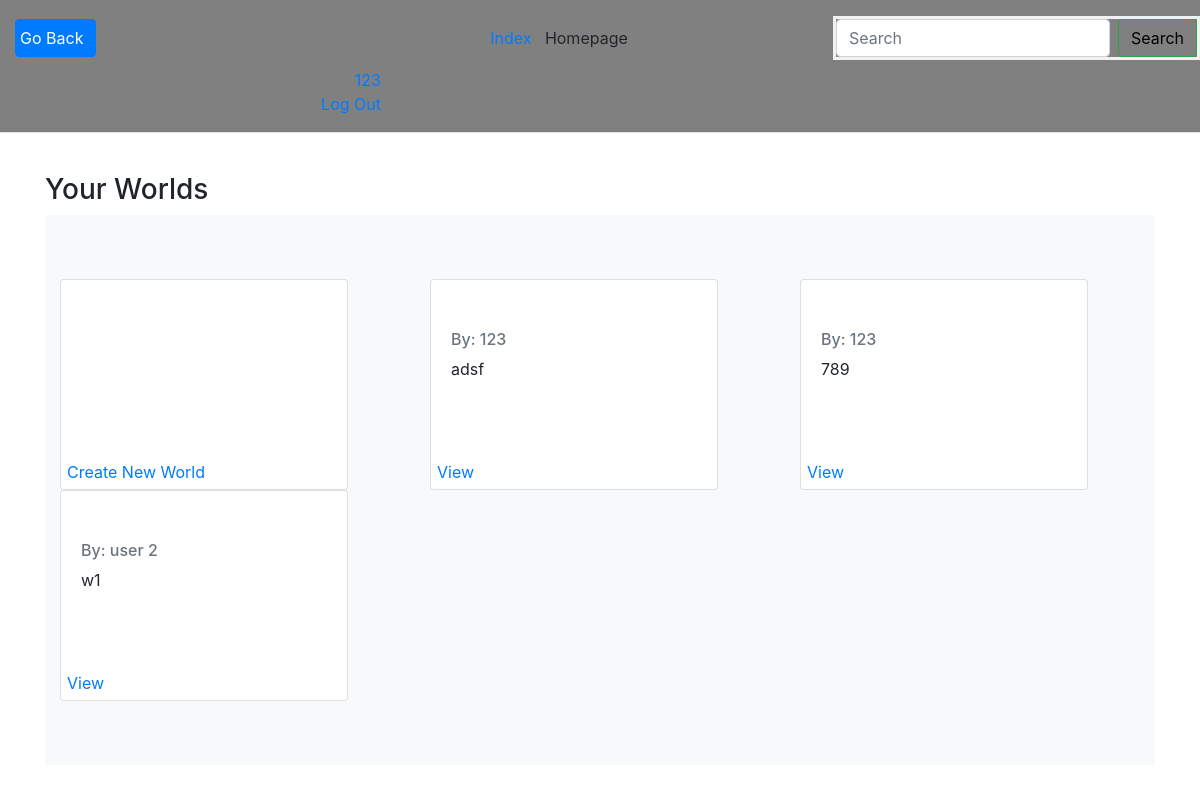
The page / (signed in) on the database its author committed.
### app.py (models this page shows)
class User(UserMixin, db.Model):
    __tablename__ = 'users'
    id = db.Column(db.Integer, primary_key=True)
    username = db.Column(db.String(80), unique=True, nullable=False)
    password = db.Column(db.String(80), nullable=False)
    email = db.Column(db.String(120), unique=True, nullable=False)
    created_worlds = db.relationship("World", backref='creator')
    created_characters = db.relationship("Characters", backref='creator')
    created_locations = db.relationship("Locations", backref='creator')
    created_notes = db.relationship("Notes", backref='creator')

class World(db.Model):
    __tablename__ = 'worlds'
    id = db.Column(db.Integer, primary_key=True)
    name = db.Column(db.String(24), nullable=False)
    description = db.Column(db.String(500))
    creator_id = db.Column(db.Integer, ForeignKey('users.id'), nullable=False)

### app.py (the view)
@app.route("/")
def index():
    if not session.get("user_name"):
        flash('Please log in to continue to your World Page.')
        return redirect(url_for('login'))
    username = session.get("user_name")
    user_id = session.get("id")
    worlds = World.query.filter_by(creator_id=user_id).all()
    connected_worlds = User_world_connector.query.filter_by(user_id=user_id).all()
    if connected_worlds != None:
        for world in connected_worlds:
            connected_world = World.query.filter_by(id=world.world_id).first()
            if connected_world not in worlds:
                worlds.append(connected_world)
    return render_template("index.html", worlds=worlds)

### app.py (called while the page is built)
@login.user_loader
def load_user(id):
    return User.query.get(int(id))

### templates/index.html (shortened to what this page needs)
{% extends "header.html" %}
{% block header %}
Homepage
{% endblock %}
{% block body %}
<main role="main" class="container">
    <div class="title"><h3>Your Worlds</h3></div>
    <div class="album py-5 bg-light" id="worlds">
        <div class="container" id="world_list">
            <div class="row">
                <div class="col-md-4" id="card_col">
                    <div class="card" style="width: 18rem;" id="new_card">
                      <div class="card-body">
                        <h5 class="card-title">New World</h5>
                        <a href="{{ url_for('new_world') }}" class="card-link">Create New World</a>
                      </div>
                    </div>
                </div>
                {% if worlds %}
                    {% for world in worlds %}
                        <div class="col-md-4" id="card_col">
                            <div class="card" style="width: 18rem;">
                                <div class="card-body" id="world_card">
                                    <h5 class="card-title">{{ world.name }}</h5>
                                    <h6 class="card-subtitle mb-2 text-muted">By: {{ world.creator.username }}</h6>
                                    <p class="card-text">{{ world.description }}</p>
                                    <a href="{{ url_for('world', world_id=world.id) }}" class="card-link">View</a>
                                </div>
                            </div>
                        </div>
                    {% endfor %}
                {% endif %}
            </div>
        </div>
    </div>
</main>
{% endblock %}

### templates/header.html (shortened to what this page needs)
<!DOCTYPE html>
<html lang="en">
    <head>
        <link rel="stylesheet" type="text/css" href="{{ url_for('static',filename='styles/stylesheet.css') }}">
        <link rel="stylesheet" href="https://stackpath.bootstrapcdn.com/bootstrap/4.3.1/css/bootstrap.min.css">
    </head>
    <body>
        <div class="d-flex flex-wrap align-items-center justify-content-center justify-content-md-between py-3 mb-4 border-bottom" id="stickyHeader">
            <div class="d-flex align-items-center col-md-3 mb-2 mb-md-0 text-dark text-decoration-none">
                <button class="btn btn-primary" onclick="goBack()" id="back_button">Go Back</button>
            </div>
            <ul class="nav col-12 col-md-auto mb-2 justify-content-center mb-md-0" id="title"><a href="{{ url_for('index') }}">Index</a>&nbsp;&nbsp;{% block header %}{% endblock header %}</ul>
            <form class="form-inline my-2 my-lg-0" method="GET" action="{{ url_for('search') }}">
                <input class="form-control mr-sm-2" type="search" name="search" placeholder="Search" aria-label="Search">
                <button class="btn btn-outline-success my-2 my-sm-0" id="search_button" type="submit">Search</button>
            </form>
            <div class="col-md-4 text-end" id="profile_buttons">
                {% if current_user.is_anonymous %}
                    <a href="/login" class="btn btn-primary">Login</a>
                {% else %}
                    <div class="col-sm"><a href="{{ url_for('profile', user_id=current_user.id) }}">{{ current_user.username }}</a></div>
                {% endif %}
                <div class="col-sm">
                    <a href="/logout">Log Out</a>
                </div>
            </div>
        </div>
        {% block body %} {% endblock body %}
    </body>
</html>

### static/styles/stylesheet.css (style rules this page uses)
#title { text-align: center; }
form { border: 3px solid #f1f1f1; }
button { background-color: #4CAF50; color: white; padding: 14px 20px; margin: 8px 0; border: none; cursor: pointer; }
#search_button { color: black; outline-color: black; }
.container { padding: 16px; }
.col-md-4 { text-align: center; }
#back_button { text-align: left; padding-left: 4px; }
#card_col { text-align: left; }
a.card-link { position: absolute; bottom: 5px; left: 6px; }
.card-body { width: flex; height: 209px; max-height: 209px; position: relative; }
#profile_buttons { text-align: right; padding-right: 4px; }
.py-3 { background-color: gray; margin-bottom: 0px; margin-top: 0px; }
a { color: darkslategrey; }
#world_card { background-image: url('../art/world-background2.jpg'); }
#new_card { background-image: url("../art/52931493-add-button.jpg"); background-size: 100%; background-repeat: no-repeat; }
.card-title { color: white; }

### rows shown on the page
User: username "123"
World: creator.username "123", description "adsf"
World: creator.username "123", description "789"
World: creator.username "user 2", description "w1"
